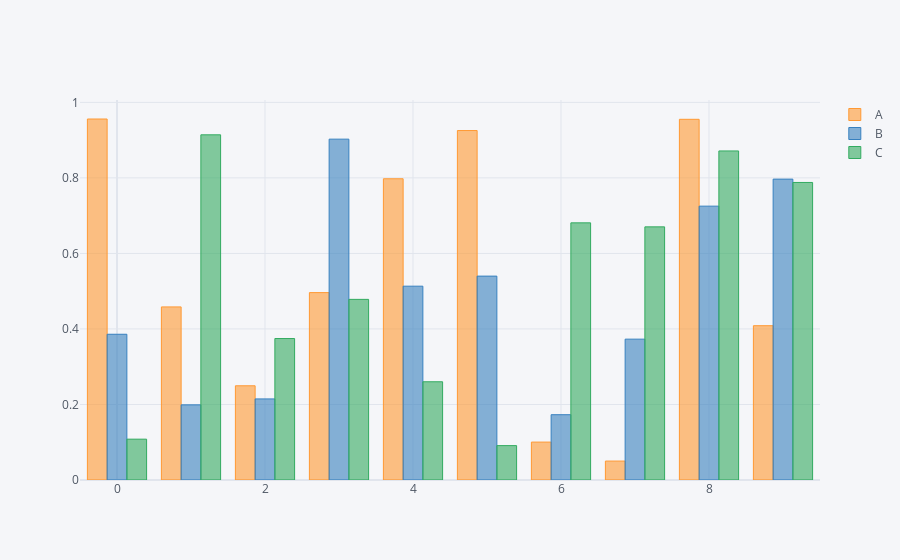

Notebook cell for this chart:
### Code cell
# 0,1,2,3,4에 대한 A,B,C의 값
df.iplot(kind='bar')

### Figure 1 — Plotly figure (JSON) as saved in the notebook; plotly's stock layout.template omitted (floating-point values rounded to 4 significant figures)
{"data": [{"marker": {"color": "rgba(255, 153, 51, 0.6)", "line": {"color": "rgba(255, 153, 51, 1.0)", "width": 1}}, "name": "A", "orientation": "v", "text": "", "type": "bar", "x": [0, 1, 2, 3, 4, 5, 6, 7, 8, 9], "y": [0.9559, 0.4583, 0.2495, 0.4962, 0.7976, 0.9253, 0.1004, 0.05015, 0.9551, 0.4086]}, {"marker": {"color": "rgba(55, 128, 191, 0.6)", "line": {"color": "rgba(55, 128, 191, 1.0)", "width": 1}}, "name": "B", "orientation": "v", "text": "", "type": "bar", "x": [0, 1, 2, 3, 4, 5, 6, 7, 8, 9], "y": [0.3859, 0.199, 0.2147, 0.9026, 0.5132, 0.5399, 0.1729, 0.373, 0.7251, 0.7967]}, {"marker": {"color": "rgba(50, 171, 96, 0.6)", "line": {"color": "rgba(50, 171, 96, 1.0)", "width": 1}}, "name": "C", "orientation": "v", "text": "", "type": "bar", "x": [0, 1, 2, 3, 4, 5, 6, 7, 8, 9], "y": [0.1081, 0.914, 0.3746, 0.4783, 0.2601, 0.09102, 0.6809, 0.6703, 0.8713, 0.7879]}], "layout": {"legend": {"bgcolor": "#F5F6F9", "font": {"color": "#4D5663"}}, "paper_bgcolor": "#F5F6F9", "plot_bgcolor": "#F5F6F9", "title": {"font": {"color": "#4D5663"}}, "xaxis": {"gridcolor": "#E1E5ED", "showgrid": true, "tickfont": {"color": "#4D5663"}, "title": {"font": {"color": "#4D5663"}, "text": ""}, "zerolinecolor": "#E1E5ED"}, "yaxis": {"gridcolor": "#E1E5ED", "showgrid": true, "tickfont": {"color": "#4D5663"}, "title": {"font": {"color": "#4D5663"}, "text": ""}, "zerolinecolor": "#E1E5ED"}}}
